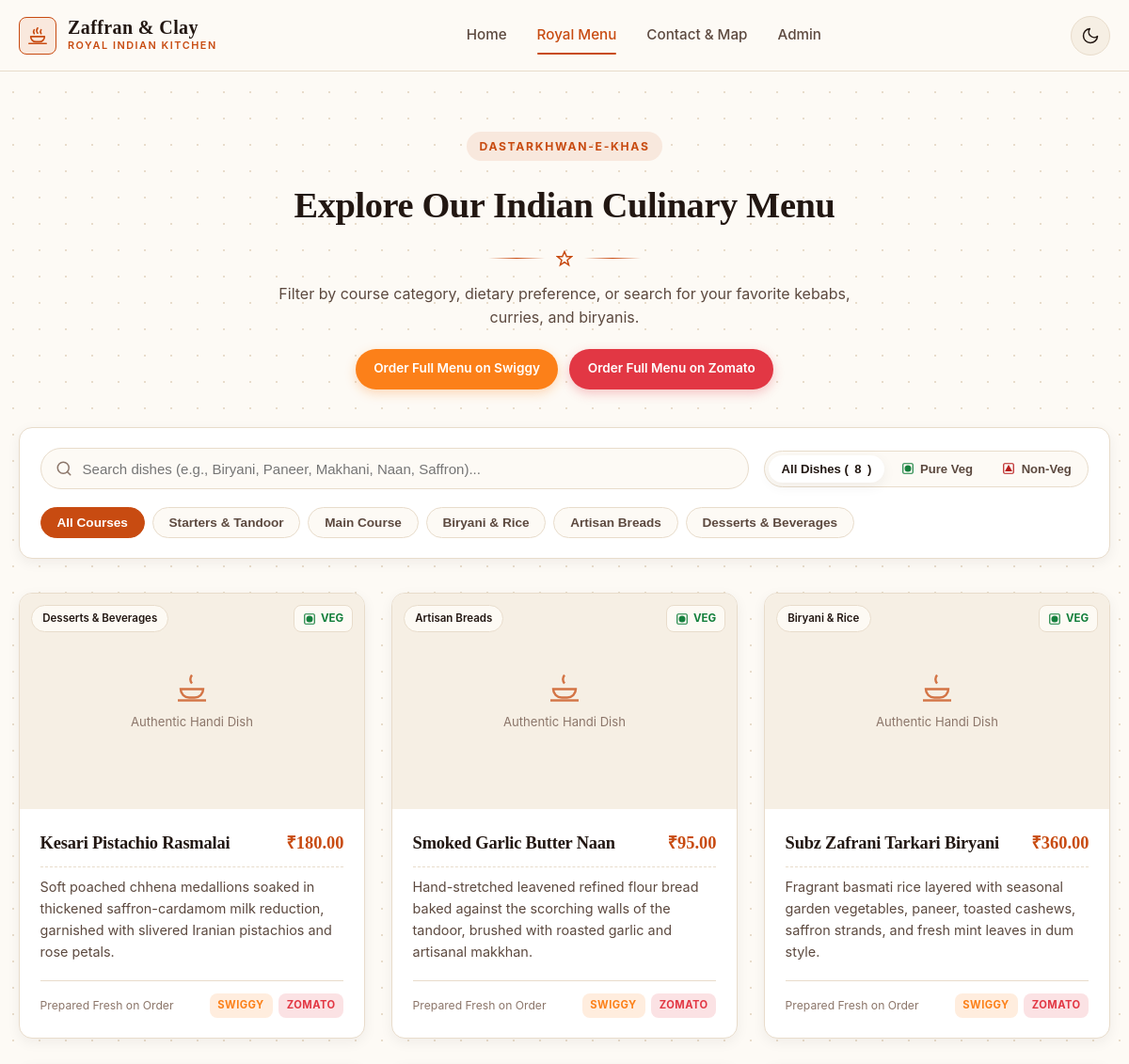
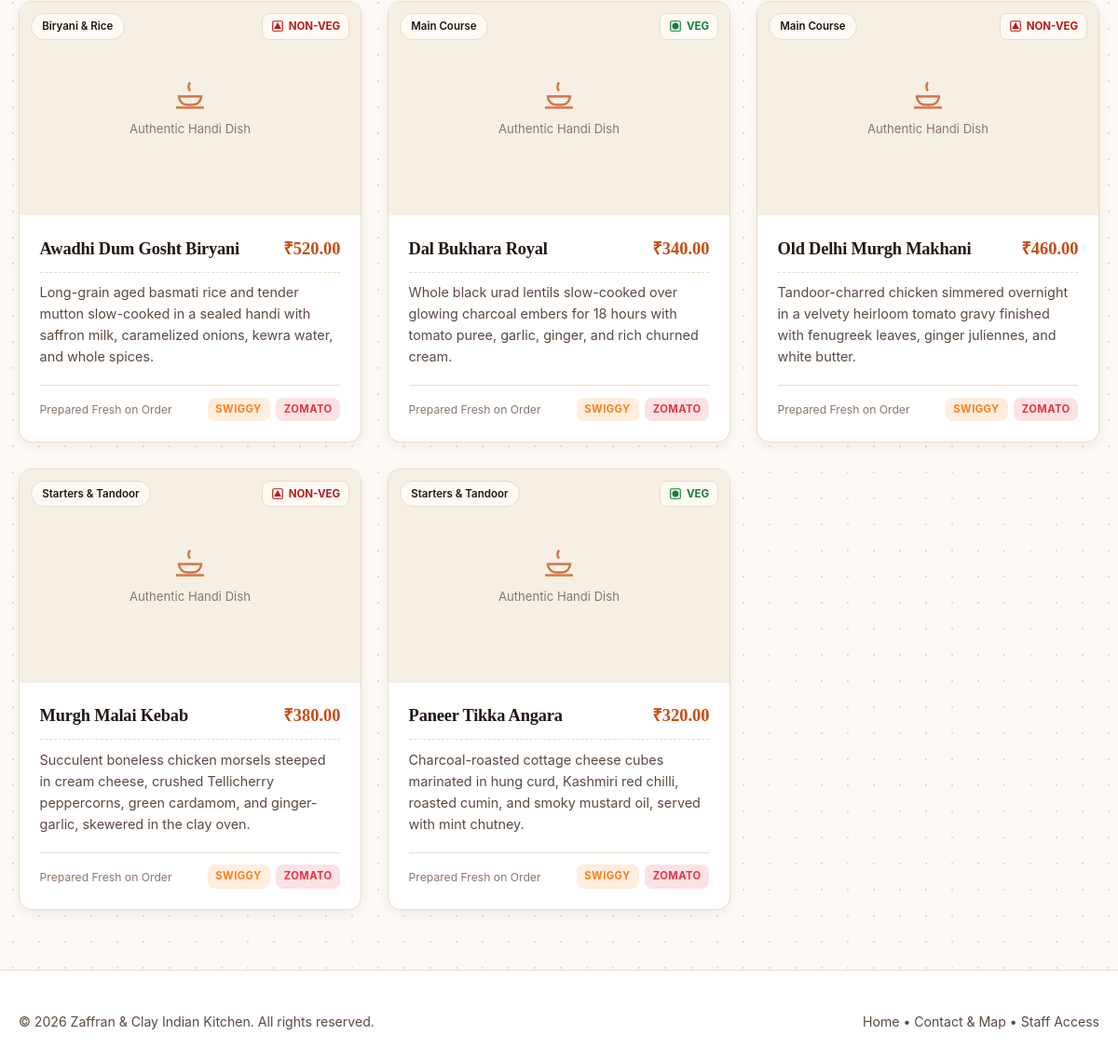
Page /menu.php on the committed database (2 pictures, top to bottom).
### tables this page shows
CREATE TABLE menu_items (
    id INT UNSIGNED AUTO_INCREMENT PRIMARY KEY,
    name VARCHAR(120) NOT NULL,
    category VARCHAR(60) NOT NULL DEFAULT 'Main Course',
    diet_type ENUM('Veg', 'Non-Veg') NOT NULL DEFAULT 'Veg',
    description TEXT NOT NULL,
    price DECIMAL(10, 2) NOT NULL,
    image_path VARCHAR(255) NOT NULL,
    created_at TIMESTAMP DEFAULT CURRENT_TIMESTAMP
);

### menu.php (the view, shortened to what this page needs)
<?php
require_once __DIR__ . '/includes/db.php';
$stmt = $pdo->query('SELECT id, name, category, diet_type, description, price, image_path FROM menu_items ORDER BY id DESC');
$menuItems = $stmt->fetchAll();
$categories = [
    'Starters & Tandoor',
    'Main Course',
    'Biryani & Rice',
    'Artisan Breads',
    'Desserts & Beverages',
];
?>
<!DOCTYPE html>
<html lang="en" data-theme="light">
<head>
    <link rel="stylesheet" href="assets/style.css">
</head>
<body>
<header class="site-header">
        <div class="container navbar">
            <a href="index.php" class="brand">
                <div class="brand-mark">
                </div>
                <div class="brand-text">
                    <span class="brand-title">Zaffran &amp; Clay</span>
                    <span class="brand-subtitle">Royal Indian Kitchen</span>
                </div>
            </a>
            <ul id="primaryNav" class="nav-links">
                <li><a href="index.php" class="nav-link <?php echo basename($_SERVER['PHP_SELF']) === 'index.php' ? 'active' : ''; ?>">Home</a></li>
                <li><a href="menu.php" class="nav-link <?php echo basename($_SERVER['PHP_SELF']) === 'menu.php' ? 'active' : ''; ?>">Royal Menu</a></li>
                <li><a href="index.php#contact" class="nav-link">Contact &amp; Map</a></li>
                <li><a href="admin/login.php" class="nav-link">Admin</a></li>
            </ul>
            <div class="nav-actions">
                <button type="button" class="theme-toggle" data-theme-toggle aria-label="Toggle color theme" title="Toggle Dark/Light Theme">
                    <svg class="icon-moon" viewBox="0 0 24 24" fill="none" stroke="currentColor" stroke-width="1.8" stroke-linecap="round" stroke-linejoin="round">
                        <path d="M21 12.79A9 9 0 1 1 11.21 3 7 7 0 0 0 21 12.79z"/>
                    </svg>
                </button>
            </div>
        </div>
    </header>
    <main class="section">
        <div class="container">
            <div class="section-header">
                <span class="eyebrow">Dastarkhwan-e-Khas</span>
                <h2>Explore Our Indian Culinary Menu</h2>
                <div class="ornament-divider">
                    <svg width="18" height="18" viewBox="0 0 24 24" fill="none" stroke="currentColor" stroke-width="2">
                        <polygon points="12 2 15 9 22 9 16 14 18 21 12 17 6 21 8 14 2 9 9 9 12 2"/>
                    </svg>
                </div>
                <p>Filter by course category, dietary preference, or search for your favorite kebabs, curries, and biryanis.</p>
                <div style="display: flex; justify-content: center; gap: 0.75rem; flex-wrap: wrap; margin-top: 1.25rem;">
                    <a href="https://www.swiggy.com" target="_blank" rel="noopener noreferrer" class="btn btn-swiggy">
                        <span>Order Full Menu on Swiggy</span>
                    </a>
                    <a href="https://www.zomato.com" target="_blank" rel="noopener noreferrer" class="btn btn-zomato">
                        <span>Order Full Menu on Zomato</span>
                    </a>
                </div>
            </div>
            <div class="menu-controls">
                <div class="search-row">
                    <div class="search-box">
                        <input type="search" id="menuSearchInput" class="search-input" placeholder="Search dishes (e.g., Biryani, Paneer, Makhani, Naan, Saffron)..." aria-label="Search menu items">
                    </div>
                    <div class="diet-toggle-group" role="group" aria-label="Dietary Preference Filter">
                        <button type="button" class="diet-btn active" data-filter-diet="all">All Dishes (<span id="menuVisibleCount"><?php echo count($menuItems); ?></span>)</button>
                        <button type="button" class="diet-btn" data-filter-diet="Veg">
                            <svg width="14" height="14" viewBox="0 0 24 24" fill="none" stroke="#15803d" stroke-width="2">
                                <rect x="3" y="3" width="18" height="18" rx="2"/>
                                <circle cx="12" cy="12" r="5" fill="#15803d"/>
                            </svg>
                            <span>Pure Veg</span>
                        </button>
                        <button type="button" class="diet-btn" data-filter-diet="Non-Veg">
                            <svg width="14" height="14" viewBox="0 0 24 24" fill="none" stroke="#b91c1c" stroke-width="2">
                                <rect x="3" y="3" width="18" height="18" rx="2"/>
                                <polygon points="12 7 17 16 7 16" fill="#b91c1c"/>
                            </svg>
                            <span>Non-Veg</span>
                        </button>
                    </div>
                </div>
                <div class="category-pills" role="tablist" aria-label="Menu Categories">
                    <button type="button" class="category-pill active" data-filter-category="all">All Courses</button>
                    <?php foreach ($categories as $cat): ?>
                        <button type="button" class="category-pill" data-filter-category="<?php echo htmlspecialchars($cat, ENT_QUOTES, 'UTF-8'); ?>">
                            <?php echo htmlspecialchars($cat, ENT_QUOTES, 'UTF-8'); ?>
                        </button>
                    <?php endforeach; ?>
                </div>
            </div>
            <?php if (empty($menuItems)): ?>
                <div class="panel-card" style="text-align: center; padding: 3rem;">
                    <h3>Our kitchen menu is being updated.</h3>
                    <p style="color: var(--text-secondary); margin-top: 0.5rem;">Please check back shortly or log into the admin portal to publish dishes.</p>
                </div>
            <?php else: ?>
                <div class="menu-grid" id="publicMenuGrid">
                    <?php foreach ($menuItems as $item): ?>
                        <?php
                            $imagePath = $item['image_path'];
                            $hasValidImage = !empty($imagePath) && file_exists(__DIR__ . '/' . $imagePath);
                            $isVeg = ($item['diet_type'] === 'Veg');
                        ?>
                        <article class="menu-card"
                                 data-menu-item
                                 data-name="<?php echo htmlspecialchars($item['name'], ENT_QUOTES, 'UTF-8'); ?>"
                                 data-desc="<?php echo htmlspecialchars($item['description'], ENT_QUOTES, 'UTF-8'); ?>"
                                 data-category="<?php echo htmlspecialchars($item['category'], ENT_QUOTES, 'UTF-8'); ?>"
                                 data-diet="<?php echo htmlspecialchars($item['diet_type'], ENT_QUOTES, 'UTF-8'); ?>">
                            <div class="menu-card-media">
                                <div class="badge-overlay">
                                    <span class="category-badge"><?php echo htmlspecialchars($item['category'], ENT_QUOTES, 'UTF-8'); ?></span>
                                    <span class="diet-indicator <?php echo $isVeg ? 'diet-veg' : 'diet-nonveg'; ?>">
                                        <?php if ($isVeg): ?>
                                            <svg viewBox="0 0 24 24" fill="none" stroke="currentColor" stroke-width="2">
                                                <rect x="3" y="3" width="18" height="18" rx="2"/>
                                                <circle cx="12" cy="12" r="5" fill="currentColor"/>
                                            </svg>
                                            <span>VEG</span>
                                        <?php else: ?>
                                            <svg viewBox="0 0 24 24" fill="none" stroke="currentColor" stroke-width="2">
                                                <rect x="3" y="3" width="18" height="18" rx="2"/>
                                                <polygon points="12 7 17 16 7 16" fill="currentColor"/>
                                            </svg>
                                            <span>NON-VEG</span>
                                        <?php endif; ?>
                                    </span>
                                </div>
                                <?php if ($hasValidImage): ?>
                                    <img src="<?php echo htmlspecialchars($imagePath, ENT_QUOTES, 'UTF-8'); ?>"
                                         alt="<?php echo htmlspecialchars($item['name'], ENT_QUOTES, 'UTF-8'); ?>"
                                         loading="lazy">
                                <?php else: ?>
                                    <div class="menu-placeholder">
                                        <svg viewBox="0 0 24 24" fill="none" stroke="currentColor" stroke-width="1.6">
                                            <path d="M12 3c-1.5 2-1.5 4 0 6"/>
                                            <path d="M4 13h16a6 6 0 0 1-6 6h-4a6 6 0 0 1-6-6Z"/>
                                            <line x1="2" y1="21" x2="22" y2="21"/>
                                        </svg>
                                        <span>Authentic Handi Dish</span>
                                    </div>
                                <?php endif; ?>
                            </div>
                            <div class="menu-card-body">
                                <div class="menu-card-header">
                                    <h3 class="menu-card-title"><?php echo htmlspecialchars($item['name'], ENT_QUOTES, 'UTF-8'); ?></h3>
                                    <span class="menu-card-price">&#8377;<?php echo number_format((float)$item['price'], 2); ?></span>
                                </div>
                                <p class="menu-card-desc"><?php echo nl2br(htmlspecialchars($item['description'], ENT_QUOTES, 'UTF-8')); ?></p>
                                <div class="menu-card-footer">
                                    <span>Prepared Fresh on Order</span>
                                    <div class="mini-order-links">
                                        <a href="https://www.swiggy.com" target="_blank" rel="noopener noreferrer" class="mini-link mini-swiggy">Swiggy</a>
                                        <a href="https://www.zomato.com" target="_blank" rel="noopener noreferrer" class="mini-link mini-zomato">Zomato</a>
                                    </div>
                                </div>
                            </div>
                        </article>
                    <?php endforeach; ?>
                </div>
            <?php endif; ?>
        </div>
    </main>
    <footer class="site-footer">
        <div class="container footer-bottom">
            <span>&copy; <?php echo date('Y'); ?> Zaffran &amp; Clay Indian Kitchen. All rights reserved.</span>
            <span><a href="index.php">Home</a> &bull; <a href="index.php#contact">Contact &amp; Map</a> &bull; <a href="admin/login.php">Staff Access</a></span>
        </div>
    </footer>
</body>
</html>

### rows in the picture
menu_items: category "Desserts & Beverages", diet_type "Veg" (drawn), shows "Authentic Handi Dish", name "Kesari Pistachio Rasmalai", price "180.00", description "Soft poached chhena medallions soaked in thickened saffron-cardamom milk reduction, garnished with slivered Iranian pistachios and rose petals."
menu_items: category "Artisan Breads", diet_type "Veg" (drawn), shows "Authentic Handi Dish", name "Smoked Garlic Butter Naan", price "95.00", description "Hand-stretched leavened refined flour bread baked against the scorching walls of the tandoor, brushed with roasted garlic and artisanal makkhan."
menu_items: category "Biryani & Rice", diet_type "Veg" (drawn), shows "Authentic Handi Dish", name "Subz Zafrani Tarkari Biryani", price "360.00", description "Fragrant basmati rice layered with seasonal garden vegetables, paneer, toasted cashews, saffron strands, and fresh mint leaves in dum style."
menu_items: category "Biryani & Rice", diet_type "Non-Veg" (drawn), shows "Authentic Handi Dish", name "Awadhi Dum Gosht Biryani", price "520.00", description "Long-grain aged basmati rice and tender mutton slow-cooked in a sealed handi with saffron milk, caramelized onions, kewra water, and whole spices."
menu_items: category "Main Course", diet_type "Veg" (drawn), shows "Authentic Handi Dish", name "Dal Bukhara Royal", price "340.00", description "Whole black urad lentils slow-cooked over glowing charcoal embers for 18 hours with tomato puree, garlic, ginger, and rich churned cream."
menu_items: category "Main Course", diet_type "Non-Veg" (drawn), shows "Authentic Handi Dish", name "Old Delhi Murgh Makhani", price "460.00", description "Tandoor-charred chicken simmered overnight in a velvety heirloom tomato gravy finished with fenugreek leaves, ginger juliennes, and white butter."
menu_items: category "Starters & Tandoor", diet_type "Non-Veg" (drawn), shows "Authentic Handi Dish", name "Murgh Malai Kebab", price "380.00", description "Succulent boneless chicken morsels steeped in cream cheese, crushed Tellicherry peppercorns, green cardamom, and ginger-garlic, skewered in the clay oven."
menu_items: category "Starters & Tandoor", diet_type "Veg" (drawn), shows "Authentic Handi Dish", name "Paneer Tikka Angara", price "320.00", description "Charcoal-roasted cottage cheese cubes marinated in hung curd, Kashmiri red chilli, roasted cumin, and smoky mustard oil, served with mint chutney."

### other values in the picture
count($menuItems) "8"
$cat "Starters & Tandoor"
$cat "Main Course"
$cat "Biryani & Rice"
$cat "Artisan Breads"
$cat "Desserts & Beverages"
